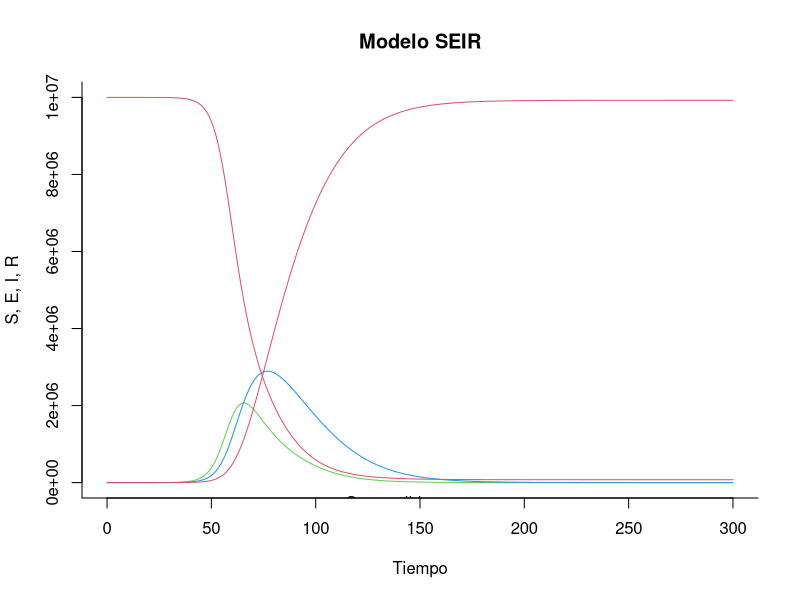
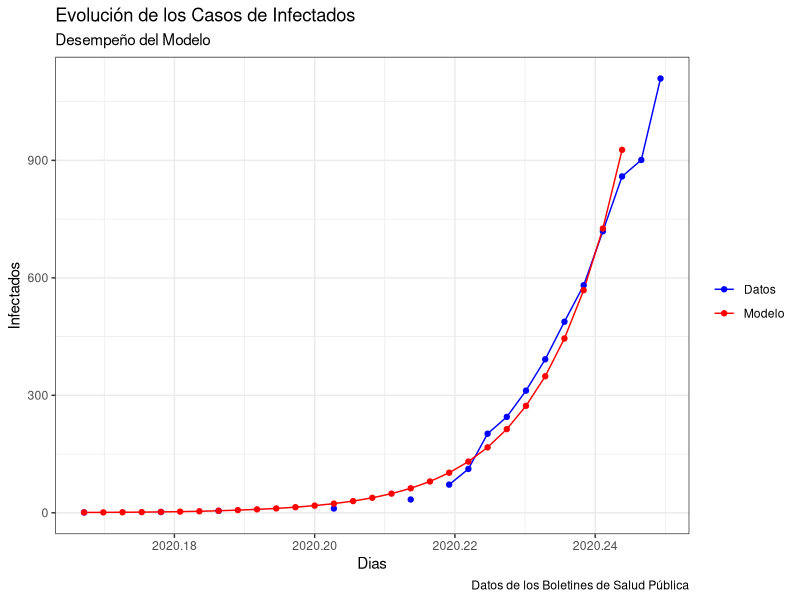

Recreate these plots in R, in order. (Note: this script raises an error after producing the figures.)
########## Codigo: Modelo SEIR COVID19: Republica Dominicana, con Analisis de Politicas de Movibildad######
#########  Francisco A. Ramírez / Vicente Peña Peralta
#########  Universidad Autónoma de Santo Domingo
rm(list=ls())
#Librerias a utilizar
library(deSolve)
library(ggplot2)
library(tseries)
library(forecast)
library(readxl)

#Modelo SEIR

modelo_seir = function (valores_iniciales, valores_estado, parametros)
{
  # creamos las variables de estados
  S = valores_estado [1]        # susceptibles
  E = valores_estado [2]        # expuestos
  I = valores_estado [3]        # infectados
  R = valores_estado [4]        # recuperados
  
  with ( 
    as.list (parametros), 
    {
      beta = beta0*(1-alpha0)*(1-0.05*I)^kappa0
      # derivadas parciales
      dS = (-beta * S * I)
      dE = (beta * S * I) - (delta * E)
      dI = (delta * E) - (gamma * I)
      dR = (gamma * I)
      
      tasa_contag = beta/gamma
      # resultados 
      results = c (dS, dE, dI, dR)
      list (results,tasa_contag)
    }
  )
}

#Parametros Calibrados
period_laten = 14            # periodo latente
period_incu = 7             # periodo incubacion del virus 
beta_value =.856    #0.905
beta_value_low = beta_value -0.05
beta_value_high = beta_value +0.05
gamma_value = 1 / period_laten
delta_value = 1 / period_incu
R0 = beta_value / gamma_value   #R0 Implicito calibración inicial
alpha0 = 0
kappa0 = 100


parametros = c (alpha0 = alpha0, beta0 = beta_value, kappa0 = kappa0, gamma = gamma_value, delta = delta_value)
parametros_low = c (alpha0 = alpha0, beta0 = beta_value_low, kappa0 = kappa0, gamma = gamma_value, delta = delta_value)
parametros_high = c (alpha0 = alpha0, beta0 = beta_value_high, kappa0 = kappa0, gamma = gamma_value, delta = delta_value)

#Valores iniciales 


W = 10000000 -1 # suceptibles_0
X = 1           # Expuestos_0
Y = 1           # Infectados_0
Z = 0           # Recuperados_0

N = W + X + Y + Z #Poblacion

valores_ini = c (S = W/N, E = X/N, I = Y/N, R = Z/N)

tiempo_disc = seq (0, 300, by=1)

#Solucionando el Sistema 
output = ode(valores_ini, tiempo_disc, modelo_seir, parametros)
output_low = ode(valores_ini, tiempo_disc, modelo_seir, parametros_low)
output_high = ode(valores_ini, tiempo_disc, modelo_seir, parametros_high)



#cambiar out a un data.frame
output <- as.data.frame(output*N) #aqui puede multiplicar 'out' por N
output_low <- as.data.frame(output_low*N) #aqui puede multiplicar 'out' por N
output_high <- as.data.frame(output_high*N) #aqui puede multiplicar 'out' por N

#eliminar la variable 'time' en out
output$time <- NULL
output_low$time <- NULL
output_high$time <- NULL




#Gráfica de la Simulación
matplot(x = tiempo_disc, y = output[,1:4], type = "l",
        xlab = "Tiempo", ylab = "S, E, I, R", main = "Modelo SEIR",
        lwd = 1, lty = 1, bty = "l", col = 2:4)
#añadir leyenda 
legend(100, 0.7, c("Susceptibles", "Expuestos", "Infectados", "Recuperados"), 
       pch = 1, col = 2:4, bty = "n", cex = 1)


#Ajuste de los Casos Publicados por Salud Publica

simul <- ts(output[1:29,3],frequency = 365, start = c(2020,62))
simul_low <- ts(output_low[1:29,3], freq= 365, start =c(2020,62))
simul_high <- ts(output_high[1:29,3], freq= 365, start =c(2020,62))
data  <- ts(read_excel("datos_salud_publica.xlsx"),freq =365, start = c(2020,62))

cbind(data, simul)

autoplot(cbind(data,simul),
         xlab = "Dias",
         ylab = "Infectados")+
  ggtitle(label = "Evolución de los Casos de Infectados",subtitle = "Desempeño del Modelo")+
  geom_point()+
  labs(caption = "Datos de los Boletines de Salud Pública")+
  scale_color_manual( name = element_blank(), label = c("Datos", "Modelo"), values = c("blue", "red"))+
  theme_bw()

h <- autoplot(simul,
         xlab = "Dias",
         ylab = "Infectados")+
  geom_ribbon(aes(ymin = simul_low, ymax = simul_high), fill = "red",alpha=0.3)+
  ggtitle(label = "Evolución de los Casos de Infectados",subtitle = "Desempeño del Modelo")+
  geom_line()

h +
  geom_point(aes(y=data),col ="blue")+
  labs(caption = "Datos de los Boletines de Salud Pública")+
  theme_bw()+
  scale_color_manual( "", label = c("Datos", "Modelo"), values = c("blue", "red"))





#Simulaciones de Politica

## Valores Iniciales: Datos al dia 26

W = 9999200  # suceptibles_0
X = 422           # Expuestos_0
Y = 859           # Infectados_0
Z = 158           # Recuperados_0

N = W + X + Y + Z #Poblacion
N = 10000000

valores_ini = c (S = W/N, E = X/N, I = Y/N, R = Z/N)


alpha0 = 0
parametros = c (alpha0 = alpha0, beta0 = beta_value, kappa0 = kappa0, gamma = gamma_value, delta = delta_value)
output1 = ode(valores_ini, tiempo_disc, modelo_seir, parametros)

alpha0 = 0.4
parametros = c (alpha0 = alpha0, beta0 = beta_value, kappa0 = kappa0, gamma = gamma_value, delta = delta_value)
output2 = ode(valores_ini, tiempo_disc, modelo_seir, parametros)


alpha0 = 0.6
parametros = c (alpha0 = alpha0, beta0 = beta_value, kappa0 = kappa0, gamma = gamma_value, delta = delta_value)
output3 = ode(valores_ini, tiempo_disc, modelo_seir, parametros)


alpha0 = 0.8
parametros = c (alpha0 = alpha0, beta0 = beta_value, kappa0 = kappa0, gamma = gamma_value, delta = delta_value)
output4 = ode(valores_ini, tiempo_disc, modelo_seir, parametros)


#Grafico 15 dias
#data <- ts(data, freq = 365, start = c(2020, 62), end = c(2020, 102))
startna <- ts(rep(NA,29), start = c(2020,62))
esc1 <- ts(c(data,output1[1:15,4]*N),freq = 365, start = c(2020,62))
esc2 <- ts(c(startna,output2[1:15,4]*N),freq = 365, start = c(2020,62))
esc3 <- ts(c(startna,output3[1:15,4]*N),freq = 365, start = c(2020,62))
esc4 <- ts(c(startna,output4[1:15,4]*N),freq = 365, start = c(2020,62))

simulc <- ts(cbind(esc1,esc2,esc3,esc4),
             freq = 365, start=c(2020,62 ))


autoplot(cbind(simulc),
         xlab = "Días desde la medida",
         ylab = "Infectados")+
  ggtitle(label = "Impacto de las Medidas de Movibilidad sobre Dinámica de los Infectados",
          subtitle = "Simulaciones Modelo SEIR")+
  geom_point(size =2)+
  #labs(caption = "Datos de los Boletines de Salud Pública")+
  scale_color_manual( name = "Medidas de Distanciamiento", label = c("Ninguna", "Suave", "Duras", "Extremas"), 
                      values = c("black","red","green", "blue"))+
  theme_bw()+
  theme(legend.position = "top")

#Grafico 90 dias

startna <- ts(rep(NA,26), start = c(2020,62))
esc1 <- ts(c(data,output1[1:90,4]*N),freq = 365, start = c(2020,62))
esc2 <- ts(c(startna,output2[1:90,4]*N),freq = 365, start = c(2020,62))
esc3 <- ts(c(startna,output3[1:90,4]*N),freq = 365, start = c(2020,62))
esc4 <- ts(c(startna,output4[1:90,4]*N),freq = 365, start = c(2020,62))

simuld <- ts(cbind(esc1,esc2,esc3,esc4),
             freq = 365, start=c(2020,62 ))


autoplot(cbind(simuld*N),
         xlab = "Días desde la medida",
         ylab = "Infectados")+
  ggtitle(label = "Impacto de las Medidas de Movibilidad sobre Dinámica de los Infectados",
          subtitle = "Simulaciones Modelo SEIR")+
  geom_point(size = 2)+
  #labs(caption = "Datos de los Boletines de Salud Pública")+
  scale_color_manual( name = "Medidas de Distanciamiento", label = c("Ninguna", "Suave", "Duras", "Extremas"), 
                      values = c("black","red","green", "blue"))+
  theme_bw()+
  theme(legend.position = "top")



#Grafico 15 dias de tasa de contagio

startna <- ts(rep(NA,26), start = c(2020,62))
esc1 <- ts(output1[1:90,6],freq = 365, start = c(2020,62))
esc2 <- ts(output2[1:90,6],freq = 365, start = c(2020,62))
esc3 <- ts(output3[1:90,6],freq = 365, start = c(2020,62))
esc4 <- ts(output4[1:90,6],freq = 365, start = c(2020,62))

simulc <- ts(cbind(esc1,esc2,esc3,esc4),
             freq = 365, start=c(2020,62 ))


autoplot(cbind(simulc),
         xlab = "Días desde la medida",
         ylab = "Infectados")+
  ggtitle(label = "Impacto de las Medidas de Movibilidad sobre Tasa de Reproducción del Covid-19",
          subtitle = "Simulaciones Modelo SEIR")+
  geom_point(size = 2)+
  #labs(caption = "Datos de los Boletines de Salud Pública")+
  scale_color_manual( name = "Medidas de Distanciamiento", label = c("Ninguna", "Suave", "Duras", "Extremas"), 
                      values = c("black","red","green", "blue"))+
  theme_bw()+
  theme(legend.position = "top")

cbind(data,simul)
